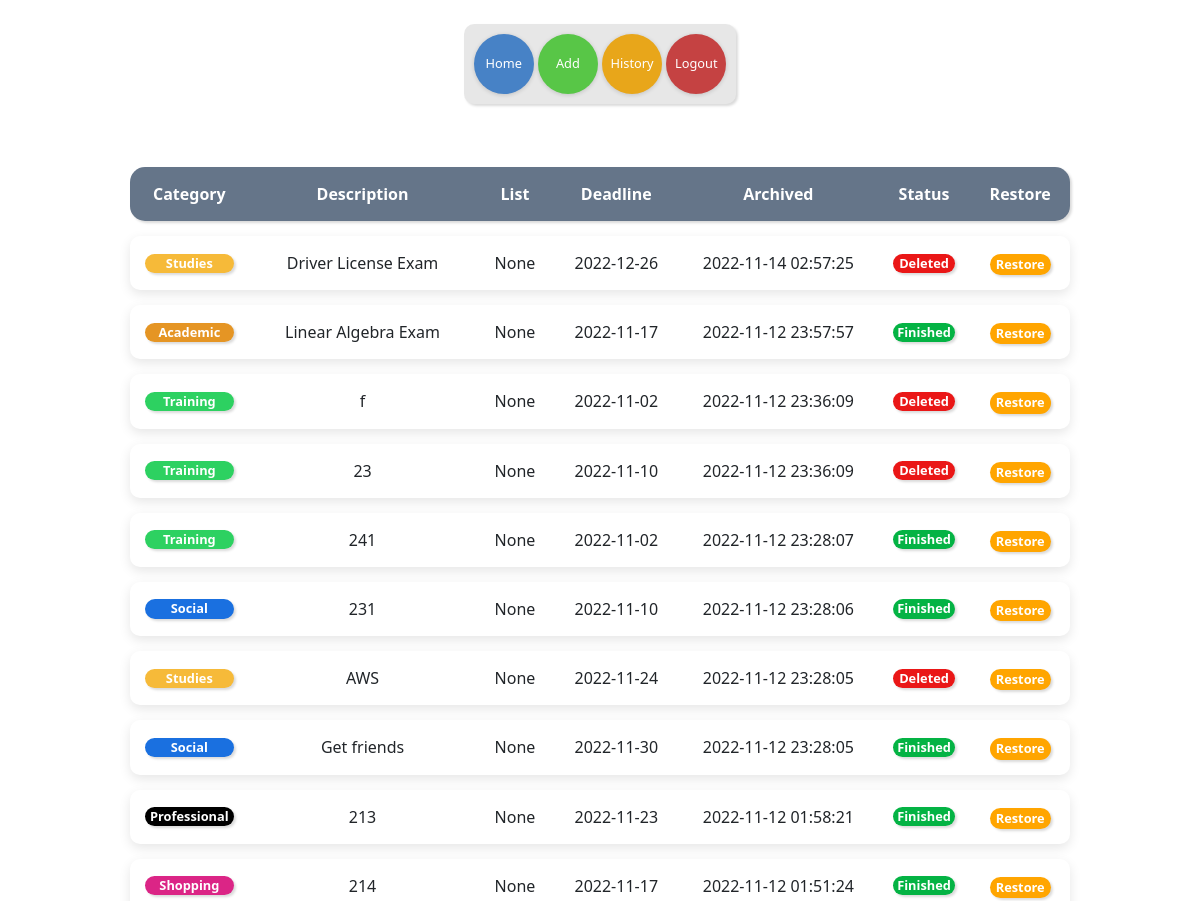
Page /history (signed in, upper part) on the earlier database version.
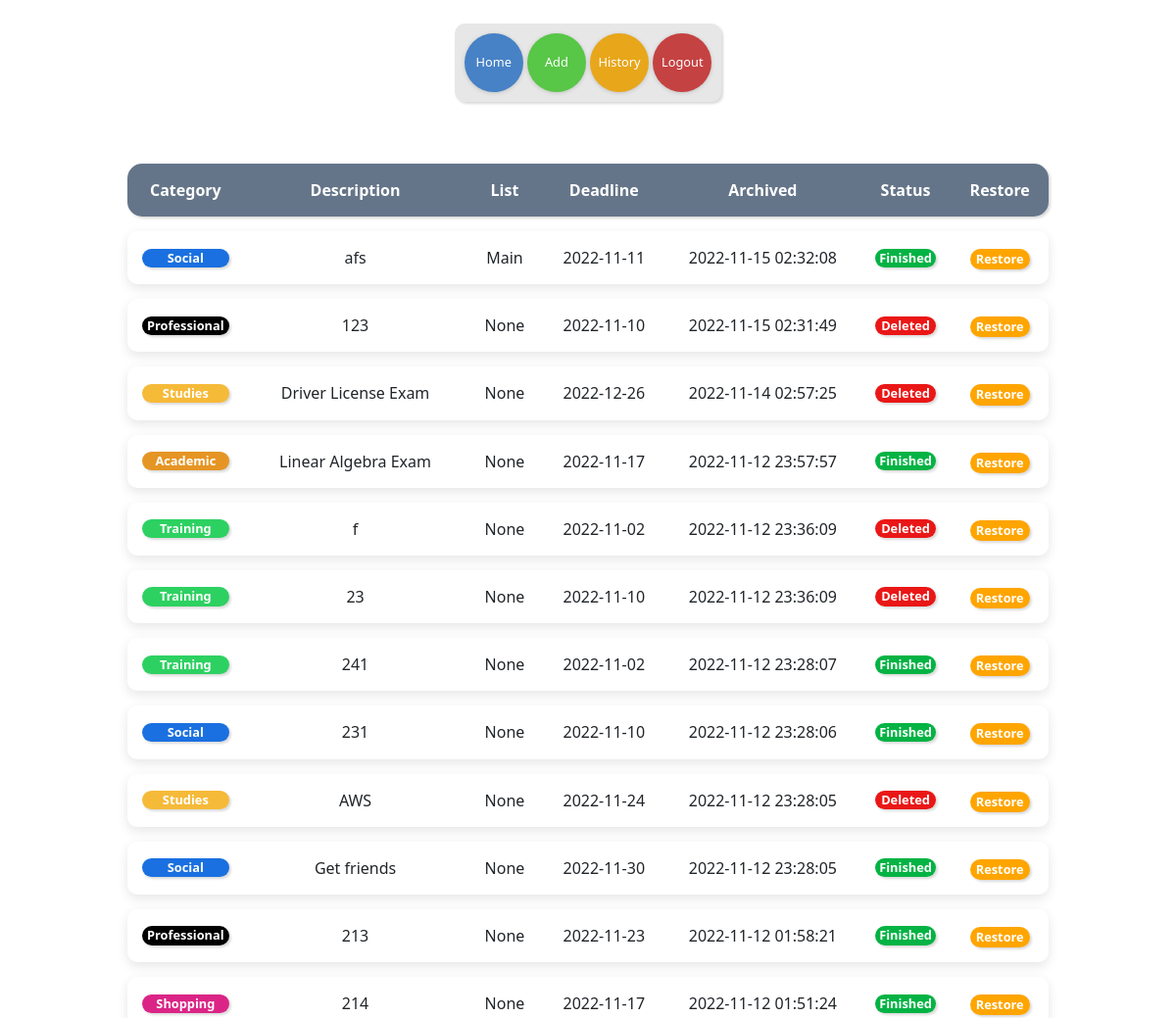
Same page on the later database version.
### tables this page shows
CREATE TABLE history (id INTEGER, categories TEXT, description TEXT, date TEXT, dateefin text, how TEXT, list TEXT, FOREIGN KEY (id) REFERENCES users (id));

### app.py (the view)
@app.route("/history", methods=["GET"])
@login_required
def history():
    userid = session["user_id"]
    data = cursor.execute(
        "SELECT * FROM history WHERE id = ? ORDER BY dateefin DESC", [userid]
    )
    data = cursor.fetchall()
    return render_template("history.html", data=data)

### app.py (called while the page is built)
@app.after_request
def after_request(response):
    response.headers["Cache-Control"] = "no-cache, no-store, must-revalidate"
    response.headers["Expires"] = 0
    response.headers["Pragma"] = "no-cache"
    return response

### helpers.py (called while the page is built)
def login_required(f):
    @wraps(f)
    def decorated_function(*args, **kwargs):
        if session.get("user_id") is None:
            return redirect("/login")
        return f(*args, **kwargs)
    return decorated_function

### templates/history.html (shortened to what this page needs)
{% extends "layout.html" %}
{% block main %}
<div class="tableContainer">
<table >
    <thead >
        <tr>
            <th>Category</th>
            <th>Description</th>
            <th>List</th>
            <th>Deadline</th>
            <th>Archived</th>
            <th>Status</th>
            <th>Restore</th>
        </tr>
    </thead>
        <tbody>
            {% for key in data %}
            <tr>
                <td >
                    <div class={{ key.categories }}>
                    {{ key.categories }}
                </div>
                </td>
                <td>
                    {{ key.description }}
                </td>
                <td>
                    {{ key.list }}
                </td>
                <td>
                    {{ key.date }}
                </td>
                <td>
                    {{ key.dateefin }}
                </td>
                <td>
                    <div class="{{ key.how }}">
                    {{ key.how }}
                </div>
                </td>
                <td >
                    <button id="restore" value="{{key.description}}">Restore</button>
                </td>
            </tr>
            {% endfor %}
        </tbody>
</table>
</div>
{% endblock %}

Differences in the rows shown:
added history: categories "Social", description "afs", list "Main", date "2022-11-11", dateefin "2022-11-15 02:32:08", how "Finished"
added history: categories "Professional", description "123", list "None", date "2022-11-10", dateefin "2022-11-15 02:31:49", how "Deleted"
